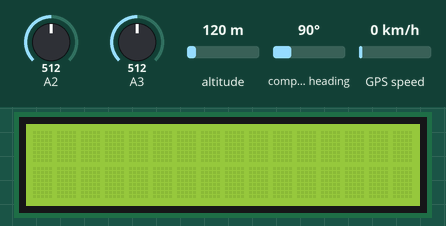
Simulated run of this sketch. Board: Arduino Uno, built with avr-gcc and run on an emulated ATmega328P. Parts: 16×2 character LCD. The test bench sets the inputs (shaded band); at power-on: A2 = 512, A3 = 512, altitude 120 m, compass heading 90°, GPS speed 0 km/h. The GPS gets a fix after 3 s at 37.7749, -122.4194 with 8 satellites; what the sketch prints to the serial monitor is not drawn.

Above: at 1.2 s.
1.3 s: A2 set to 525
At 2.5 s:
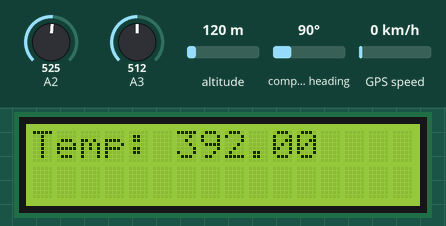
3.1 s: A2 set to 502
At 4.5 s:
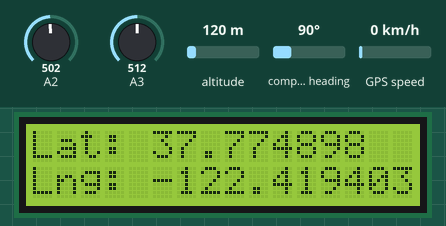
5.1 s: A2 set to 522
At 6.2 s:
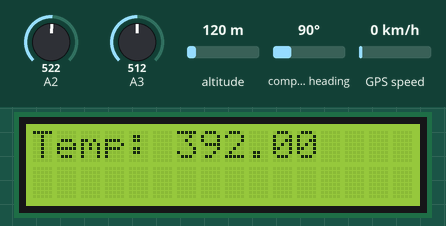
6.7 s: A3 set to 716
At 8.0 s:
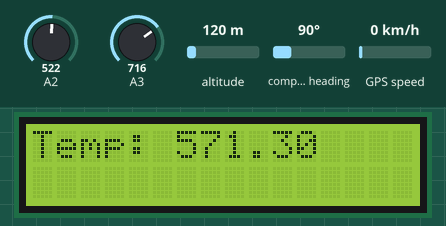
8.7 s: A3 set to 502
At 9.9 s:
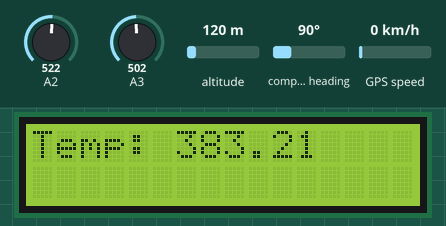
10.7 s: A3 set to 522
At 11.8 s:
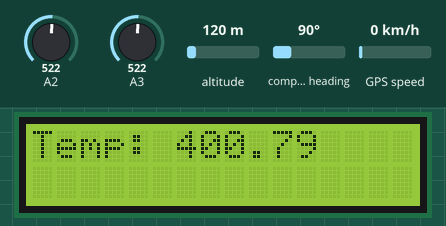
Timing chart, 0 to 13.7 s (numbered marks = the images above; inputs shaded):
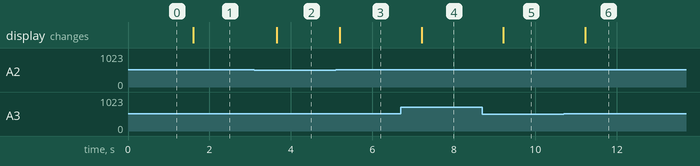

The sketch:

LCD_gps_plus_tmp.ino
```cpp
#include <SoftwareSerial.h>
#include <LiquidCrystal.h>
#include "TinyGPS++.h"

TinyGPSPlus gps;
SoftwareSerial ss(9, 10);

LiquidCrystal lcd(2, 4, 5, 6, 7, 8);

float voltage;
float tempC;
float tempF;
int potVal = 0;

void setup()
{
  Serial.begin(115200);
  ss.begin(9600);
  lcd.begin(16, 2);
}

void loop(){
  checkPot();
  if (potVal > 512){
    checkTemp();
    lcd.clear();
    lcd.setCursor(0, 0);
    lcd.print("Temp: ");
    lcd.print(tempF);
    delay(1000);
  }
  else {
    while (ss.available() > 0){
       gps.encode(ss.read());
    }
    if (gps.location.isUpdated()){
      Serial.println(gps.location.lat(), 6);
      lcd.clear();
      lcd.setCursor(0, 0);
      lcd.print("Lat: ");
      lcd.print(gps.location.lat(), 6);
      lcd.setCursor(0, 1);
      lcd.print("Lng: ");
      lcd.print(gps.location.lng(), 6);
    }
    delay(500);
  }
}

static void smartdelay(unsigned long ms)
{
  unsigned long start = millis();
  do
  {
    while (ss.available())
      gps.encode(ss.read());
  }
  while (millis() - start < ms);
}

void checkTemp(){
  voltage = analogRead(3) * 5.0;
  voltage /= 1024.0;
  tempC = (voltage - 0.5) * 100;
  tempF = (tempC * 9.0 / 5.0) + 32.0;
}

void checkPot(){
  potVal = analogRead(2);
}
```

Measured:
- the behaviour switches between 512 and 513 on A2 (found by bisection; images 0 and 1)
- after the input at 1.3 s, the display: changes after 0.31 s (image 1)
- after the input at 3.1 s, the display: changes after 0.55 s (image 2)
- after the input at 5.1 s, the display: changes after 0.10 s (image 3)
- after the input at 6.7 s, the display: changes after 0.51 s (image 4)
- after the input at 8.7 s, the display: changes after 0.52 s (image 5)
- after the input at 10.7 s, the display: changes after 0.53 s (image 6)
